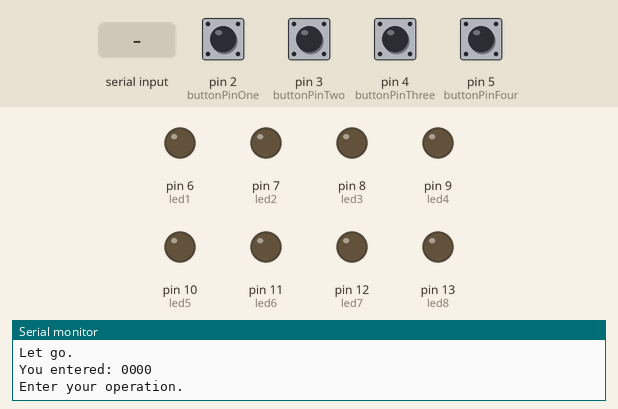
The sketch below on a simulated Arduino Uno, built with avr-gcc and run on an emulated ATmega328P. On the bench: output pins drawn as LEDs (lit = HIGH), the last lines printed to the serial monitor. The inputs (shaded band) are chosen by the test bench; at power-on: pin 2 (buttonPinOne), pin 3 (buttonPinTwo), pin 4 (buttonPinThree), pin 5 (buttonPinFour) LOW.

Above: at 7.9 s.
8.0 s: "1" received over Serial
At 8.4 s:
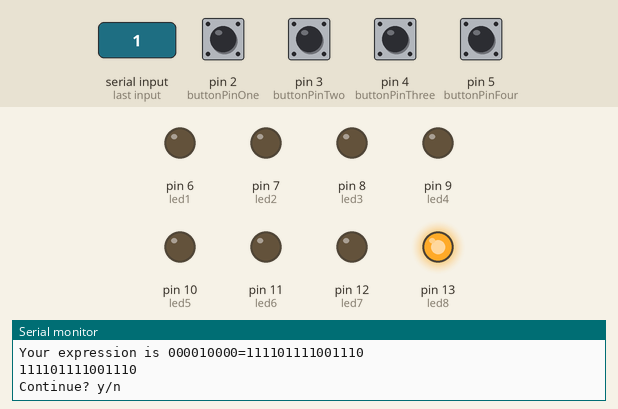
9.5 s: "y" received over Serial
At 10.7 s:
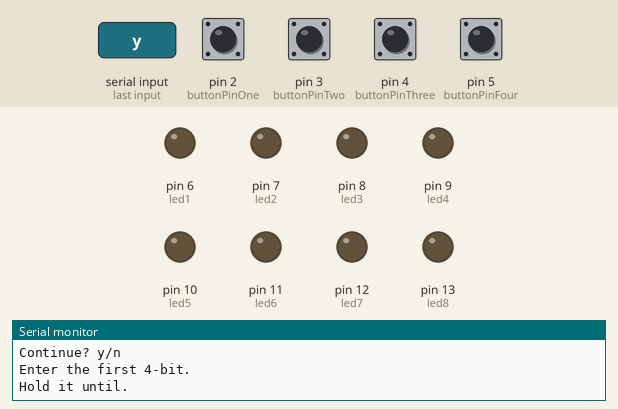
Timing chart, 0 to 12.5 s (numbered marks = the images above; inputs shaded):
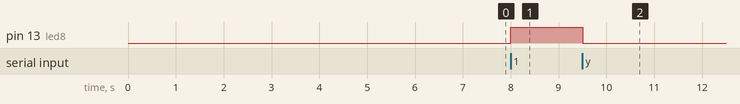

The sketch:

_4bit_calcu.ino
```cpp
const int buttonPinOne = 2;
const int buttonPinTwo = 3;
const int buttonPinThree = 4;
const int buttonPinFour = 5;
const int led1=6;
const int led2=7;
const int led3=8;
const int led4=9;
const int led5=10;
const int led6=11;
const int led7=12;
const int led8=13;

int buttonState=LOW;
int lastButtonState=LOW;
long lastDebounceTime=0;
long debounceDelay=50;

int bit1=0;
int bit2=0;
int bit3=0;
int bit4=0;
String first="";
String second="";

char oper;
int decone;
int dectwo;


void setup() {

  pinMode(led1, OUTPUT);     //RED
  pinMode(led2, OUTPUT);     //GREEN
  pinMode(led3, OUTPUT);     //RED
  pinMode(led4, OUTPUT);     //GREEN
  pinMode(led5, OUTPUT);    //RED
  pinMode(led6, OUTPUT);    //GREEN
  pinMode(led7, OUTPUT);    //RED
  pinMode(led8, OUTPUT);    //GREEN

  pinMode(buttonPinOne, INPUT);      //SWITCH ONE
  pinMode(buttonPinTwo, INPUT);      //SWITCH TWO
  pinMode(buttonPinThree, INPUT);    //SWITCH THREE
  pinMode(buttonPinFour, INPUT);     //SWITCH FOUR

  Serial.begin(9600);

}

void loop() {
  Serial.println("Enter the first 4-bit.");
  delay(500);
  Serial.println("Hold it until.");
  delay(1500);

  bit1=digitalRead(2);
  bit2=digitalRead(3);
  bit3=digitalRead(4);
  bit4=digitalRead(5);

  Serial.println("Let go.");

  first=String(bit1)+String(bit2)+String(bit3)+String(bit4); //The  first input  in String
  decone=(bit1*8)+(bit2*4)+(bit3*2)+(bit4*1);                //The first input in DEC
  Serial.print("You entered: ");
  Serial.println(first);
  /*Serial.print("this is decone ");
  Serial.println(decone);*/

  delay(2000);

  Serial.println("\n\n");
  Serial.println("Enter the second 4-bit.");
  delay(500);
  Serial.println("Hold it until.");
  delay(1500);

  bit1=digitalRead(2);
  bit2=digitalRead(3);
  bit3=digitalRead(4);
  bit4=digitalRead(5);

  Serial.println("Let go.");

  second=String(bit1)+String(bit2)+String(bit3)+String(bit4); //The  first input  in String
  dectwo=(bit1*8)+(bit2*4)+(bit3*2)+(bit4*1);                //The first input in DEC
  Serial.print("You entered: ");
  Serial.println(second);
  /*Serial.print("this is dectwo ");
  Serial.println(dectwo);*/

  delay(1000);

  Serial.println("Enter your operation.");
  while(!Serial.available());
  oper = Serial.read();
  int answer=calculate(oper, decone, dectwo);
  Serial.print("Your expression is ");
  Serial.print(first);
  Serial.print(oper);
  Serial.print(second);
  Serial.print("=");
  Serial.println(answer,BIN);

    int myNum = answer;
    int zeros = String(myNum,BIN).length();
    String myStr = String(myNum,BIN);
    char charBuf[]={0, 0, 0, 0, 0, 0, 0, 0};
    myStr.toCharArray(charBuf,8);
    int pin;
    if (zeros==1)
    pin = 13;
    if (zeros==2)
    pin = 12;
    if (zeros==3)
    pin = 11;
    if (zeros==4)
    pin = 10;
    if (zeros==5)
    pin = 9;
    if (zeros==6)
    pin = 8;
    if (zeros==7)
    pin = 7;

    if (zeros==8)
    pin = 6;

   for (int i=0; i<zeros; i++) {
    if(charBuf[i]=='1')
    digitalWrite(pin, HIGH);
    else
    digitalWrite(pin,LOW);
    pin++;
    }

    Serial.println(myStr);


   Serial.println("Continue? y/n");
   while(!Serial.available());
    if(Serial.read()=='y'){
       for(int i=6; i<14;i++)
      digitalWrite(i,LOW);}
    else while(!Serial.available()){
      for(int i=6; i<14;i++)
      digitalWrite(i, LOW);
      Serial.println();

      }

  }


int calculate (char oper, int a, int b){
  int answer;

  switch(oper){
      case '+':
      answer = a+b;
      Serial.println(answer, 2);
      break;

      case '-':
      answer = a-b;
      Serial.println(answer, 2);
      break;

      case '*':
      answer = a*b;
      Serial.println(answer, 2);
      break;

      case '/':
      answer = a+b;
      Serial.println(answer, 2);
      break;

      default:
      Serial.println("Invalid INPUT!");
      break;

   }
   return answer;

}
```

Measured:
- after the input at 8.0 s, pin 13 (led8): LOW → HIGH at once
- after the input at 9.5 s, pin 13 (led8): HIGH → LOW at once
